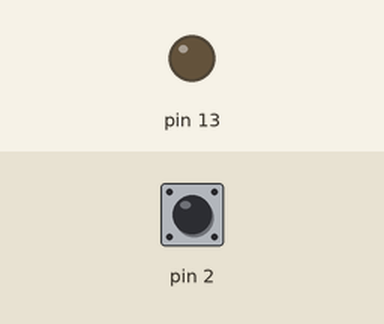
The sketch below on a simulated Arduino Uno, built with avr-gcc and run on an emulated ATmega328P. Parts: output pins drawn as LEDs (lit = HIGH). The test bench sets the inputs (shaded band); at power-on: pin 2 HIGH.

Above: at 1.2 s.
1.3 s: pin 2 pulled LOW for 0.15 s
At 1.37 s:
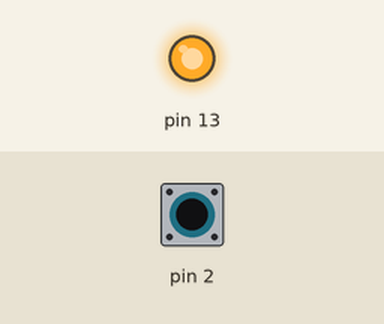
2.9 s: pin 2 pulled LOW for 3.2 s
At 6.7 s:
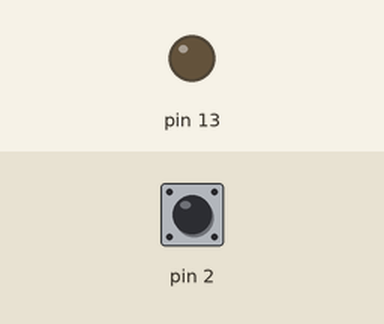
Timing chart, 0 to 8.2 s (numbered marks = the images above; inputs shaded):
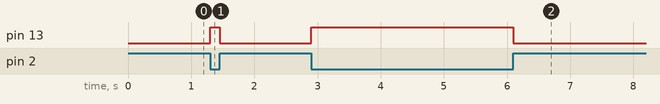

The sketch:

sketch_1760019480865.ino
```cpp
// Tombol pada pin 2, LED pada pin 13
void setup() {
  pinMode(2, INPUT_PULLUP);
  pinMode(13, OUTPUT);
}

void loop() {
  int state = digitalRead(2);
  digitalWrite(13, state == LOW ? HIGH : LOW);
}
```

Measured:
- after the input at 1.3 s, pin 13: LOW → HIGH at once, → LOW 0.15 s later
- after the input at 2.9 s, pin 13: LOW → HIGH at once, → LOW 3.2 s later
